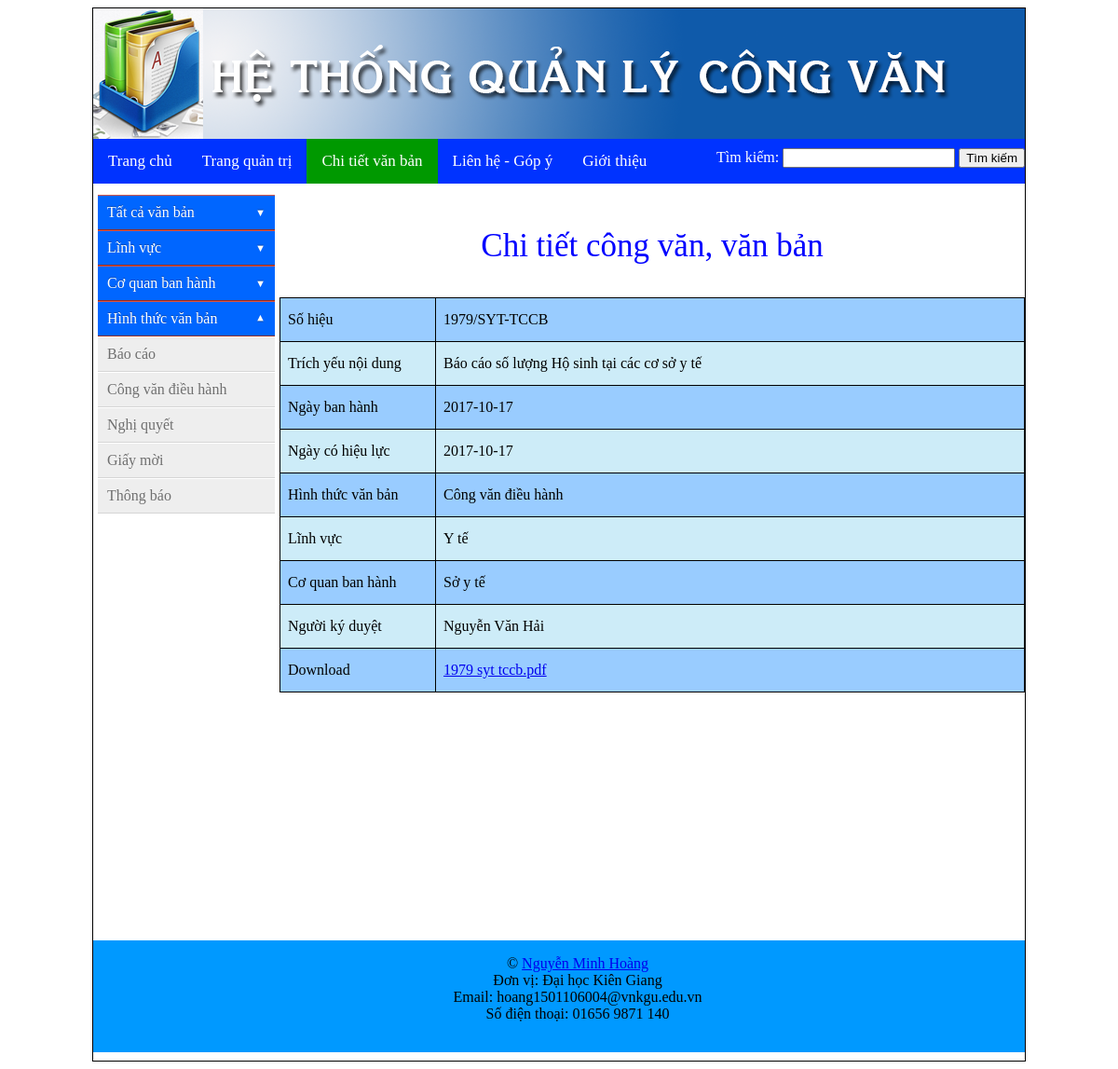
Screenshot of /detail.php?id=121 with the database file from the repository.
### tables this page shows
CREATE TABLE `congvan` (
  `idcongvan` int(10) NOT NULL,
  `soHieu` varchar(20) NOT NULL,
  `ngayVanBan` date NOT NULL,
  `ngayHieuLuc` date NOT NULL,
  `noiDung` varchar(145) NOT NULL,
  `nguoiKy` varchar(50) DEFAULT NULL,
  `mataptin` int(100) NOT NULL,
  `conhieuluc` int(10) NOT NULL DEFAULT '1',
  `coquanbanhanh` int(11) NOT NULL,
  `hinhthucvanban` int(11) NOT NULL,
  `linhvuc` int(11) NOT NULL,
  `loaivanban` int(11) NOT NULL
);

CREATE TABLE `hinhthucvanban` (
  `id` int(11) NOT NULL,
  `NameHTVB` varchar(20) NOT NULL
);

CREATE TABLE `linhvuc` (
  `id` int(11) NOT NULL,
  `NameLV` varchar(20) NOT NULL
);

CREATE TABLE `coquanbanhanh` (
  `id` int(11) NOT NULL,
  `NameCQBH` varchar(20) NOT NULL
);

CREATE TABLE `taptin` (
  `id` int(100) NOT NULL,
  `Name` varchar(30) NOT NULL
);

### detail.php (the view, shortened to what this page needs)
<!DOCTYPE html PUBLIC "-//W3C//DTD XHTML 1.0 Transitional//EN" "http://www.w3.org/TR/xhtml1/DTD/xhtml1-transitional.dtd">
<html xmlns="http://www.w3.org/1999/xhtml">
<head>
<link rel="stylesheet" type="text/css" href="css/style.css"/>
<link rel="stylesheet" type="text/css" href="css/style-detail.css"/>
</head>
<body>
<div  class="wrapper">
	<div class="header" id="header">
		<a href="index.php"><img src="images/logo.png" width="1000" height="140" alt="logo.png" /></a>
		<div class="topnav">
          <a href="index.php">Trang chủ</a>
          <a href="admin.php">Trang quản trị</a>
          <a class="active" href="#detail">Chi tiết văn bản</a>
          <a href="#contact.php">Liên hệ - Góp ý</a>
          <a href="#about.php">Giới thiệu</a>
            <div class="form-search">
                <form id="form-search" name="form1" method="get" action="">
                  <label>Tìm kiếm:</label>
                  <input type="text" name="txt-search" id="txt-search" />
                  <input type="submit" name="btn-search" id="btn-search" size="40" maxlength="40" value="Tìm kiếm" />
                </form>
            </div>
		</div>
	</div>
    <div class="content">
    	<div class="Menu-left">
			<div class="container">
              <ul>
              	<li class="dropdown">
                    <a href="#" data-toggle="dropdown">Tất cả văn bản</a>
                </li>
                <li class="dropdown">
                    <a href="#" data-toggle="dropdown">Lĩnh vực</a>
                </li>
                <li class="dropdown" >
                    <a href="#" data-toggle="dropdown">Cơ quan ban hành</a>
                </li>
                <li class="dropdown">
                  <a href="#" data-toggle="dropdown">Hình thức văn bản</a>
                  <ul class="dropdown-menu">
                    <li><a href="baocao.php">Báo cáo</a></li>
                    <li><a href="congvandieuhanh.php">Công văn điều hành</a></li>
                    <li><a href="nghiquyet.php">Nghị quyết</a></li>
                    <li><a href="giaymoi.php">Giấy mời</a></li>
                    <li><a href="thongbao.php">Thông báo</a></li>
                  </ul>
                </li>
              </ul>
            </div>
        </div>
		<div class="content-right">
        <?php
		if(isset($_GET['id'])){
			$id = $_GET['id'];
			include_once "connections.php";
			$sql = "SELECT * FROM congvan, hinhthucvanban, linhvuc, coquanbanhanh, taptin WHERE congvan.hinhthucvanban = hinhthucvanban.id AND congvan.linhvuc = linhvuc.id AND congvan.coquanbanhanh = coquanbanhanh.id AND congvan.mataptin = taptin.id AND idcongvan=".$id;
			$result =mysqli_query($conn, $sql);
			$check = mysqli_num_rows($result);
			$row = mysqli_fetch_array($result);
			if($check){ ?>
            	<p style="text-align: center;color: blue; font-size: 35px;">Chi tiết công văn, văn bản</p>
            	<table class="detail">
                    <tr>
                        <td class="col1">Số hiệu</td>
                        <td class="col2"><?php echo $row['soHieu']; ?></td>
                    </tr>
                    <tr>
                        <td class="col1">Trích yếu nội dung</td>
                        <td class="col2"><?php echo $row['noiDung']; ?></td>
                    </tr>
                    <tr>
                        <td class="col1">Ngày ban hành</td>
                        <td class="col2"><?php echo $row['ngayVanBan']; ?></td>
                    </tr>
                    <tr>
                        <td class="col1">Ngày có hiệu lực</td>
                        <td class="col2"><?php echo $row['ngayVanBan']; ?></td>
                    </tr>
                    <tr>
                        <td class="col1">Hình thức văn bản</td>
                        <td class="col2"><?php echo $row['NameHTVB']; ?></td>
                    </tr>
                    <tr>
                        <td class="col1">Lĩnh vực</td>
                        <td class="col2"><?php echo $row['NameLV']; ?></td>
                    </tr>
                    <tr>
                        <td class="col1">Cơ quan ban hành</td>
                        <td class="col2"><?php echo $row['NameCQBH']; ?></td>
                    </tr>
                    <tr>
                        <td class="col1">Người ký duyệt</td>
                        <td class="col2"><?php echo $row['nguoiKy']; ?></td>
                    </tr>
                    <tr>
                        <td class="col1">Download</td>
                        <td class="col2">
							<?php $a = $row['Name'] ;
							if (strpos($a, '.pdf') !== false) {
								echo "<a href='Show_pdf.php?file=$a'>".$a."</a>";
							}else{
								echo "<a href='upload/".$row['Name']."'>".$row['Name']."</a>";
							}?>
						</td>
                    </tr>
                </table>
			<?php
			}
		  }
		  else{
			header('location: index.php');
			exit;
		  }
		?>
        </div>
    </div>
    <div class="footer">
    	<ul>
        	<li>&copy <a href="https://fb.com/hoang10tn1">Nguyễn Minh Hoàng</a></li>
            <li>Đơn vị: Đại học Kiên Giang</li>
            <li>Email: hoang1501106004@vnkgu.edu.vn</li>
            <li>Số điện thoại: 01656 9871 140</li>
        </ul>
    </div>
</div>
</body>
</html>

### css/style.css (style rules this page uses)
.wrapper { margin: auto; width: 1000px; height:1129px; border:1px solid; }
.header { width: 1000px; height:200px; }
.topnav { overflow: auto; background-color: #03F; }
.topnav a { float: left; color: #FFFFFF; text-align: center; padding: 14px 16px; text-decoration: none; font-size: 17px; }
.topnav a.active { background-color: #009900; color: white; }
.form-search { margin-top:10px; overflow: auto; float: right; color: #FFF; display: inline; }
.Menu-left { overflow:auto; clear:both; float:left; width: 200px; height:800px; vertical-align:top; box-sizing:content-box; }
*, *:before, *:after { -webkit-border-sizing: border-box; -moz-border-sizing: border-box; border-sizing: border-box; }
.container { width: 190px; margin: 0px auto; }
.container > ul { list-style: none; padding: 0; margin: 0 0 20px 0; }
.dropdown { position: relative; }
.dropdown a { text-decoration: none; }
.dropdown [data-toggle="dropdown"] { display: block; color: white; background: #06F; -moz-box-shadow: 0 1px 0 #d65548 inset, 0 -1px 0 #962d22 inset; -webkit-box-shadow: 0 1px 0 #d65548 inset, 0 -1px 0 #962d22 inset; box-shadow: 0 1px 0 #d65548 inset, 0 -1px 0 #962d22 inset; text-shadow: 0 -1px 0 rgba(0, 0, 0, 0.3); padding: 10px; }
.dropdown [data-toggle="dropdown"]:before { position: absolute; display: block; content: '\25BC'; font-size: 0.7em; color: #fff; top: 13px; right: 10px; -moz-transform: rotate(0deg); -ms-transform: rotate(0deg); -webkit-transform: rotate(0deg); transform: rotate(0deg); -moz-transition: -moz-transform 0.6s; -o-transition: -o-transform 0.6s; -webkit-transition: -webkit-transform 0.6s; transition: transform 0.6s; }
.dropdown > .dropdown-menu { max-height: 0; overflow: hidden; list-style: none; padding: 0; margin: 0; -moz-transform: scaleY(0); -ms-transform: scaleY(0); -webkit-transform: scaleY(0); transform: scaleY(0); -moz-transform-origin: 50% 0%; -ms-transform-origin: 50% 0%; -webkit-transform-origin: 50% 0%; transform-origin: 50% 0%; -moz-transition: max-height 0.6s ease-out; -o-transition: max-height 0.6s ease-out; -webkit-transition: max-height 0.6s ease-out; transition: max-height 0.6s ease-out; animation: hideAnimation 0.4s ease-out; -moz-animation: hideAnimation 0.4s ease-out; -webkit-animation: hideAnimation 0.4s ease-out; }
.dropdown > .dropdown-menu li { padding: 0; }
.dropdown > .dropdown-menu li a { display: block; color: #6f6f6f; background: #EEE; -moz-box-shadow: 0 1px 0 white inset, 0 -1px 0 #d5d5d5 inset; -webkit-box-shadow: 0 1px 0 white inset, 0 -1px 0 #d5d5d5 inset; box-shadow: 0 1px 0 white inset, 0 -1px 0 #d5d5d5 inset; text-shadow: 0 -1px 0 rgba(255, 255, 255, 0.3); padding: 10px 10px; }
.dropdown > input[type="checkbox"]:checked ~ .dropdown-menu { max-height: 9999px; display: block; -moz-transform: scaleY(1); -ms-transform: scaleY(1); -webkit-transform: scaleY(1); transform: scaleY(1); animation: showAnimation 0.5s ease-in-out; -moz-animation: showAnimation 0.5s ease-in-out; -webkit-animation: showAnimation 0.5s ease-in-out; -moz-transition: max-height 2s ease-in-out; -o-transition: max-height 2s ease-in-out; -webkit-transition: max-height 2s ease-in-out; transition: max-height 2s ease-in-out; }
.dropdown > input[type="checkbox"]:checked + a[data-toggle="dropdown"]:before { -moz-transform: rotate(-180deg); -ms-transform: rotate(-180deg); -webkit-transform: rotate(-180deg); transform: rotate(-180deg); -moz-transition: -moz-transform 0.6s; -o-transition: -o-transform 0.6s; -webkit-transition: -webkit-transform 0.6s; transition: transform 0.6s; }
.content-right { clearn:both; overflow:auto; float: right; width:800px; height:800px }
.footer { clear:both; overflow:auto; width:1000px; height:120px; text-align:center; background-color:#09F; padding: 0px; }
.footer ul li { list-style-type:none; }

### css/style-detail.css (style rules this page uses)
.detail { border: 1px solid; background:#9CF; width: 100%; text-align:left; border-collapse: collapse; }
.detail tr, td { border: 1px solid !important; padding: 8px; height:30px; }
.col1 { width: 150px; }
.detail tr:nth-child(even) { background-color: #CDECF8; }

### rows the page displays
congvan: soHieu "1979/SYT-TCCB", noiDung "Báo cáo số lượng Hộ sinh tại các cơ sở y tế", ngayVanBan "2017-10-17", hinhthucvanban.NameHTVB "Công văn điều hành", linhvuc.NameLV "Y tế", coquanbanhanh.NameCQBH "Sở y tế", nguoiKy "Nguyễn Văn Hải", taptin.Name "1979 syt tccb.pdf"
